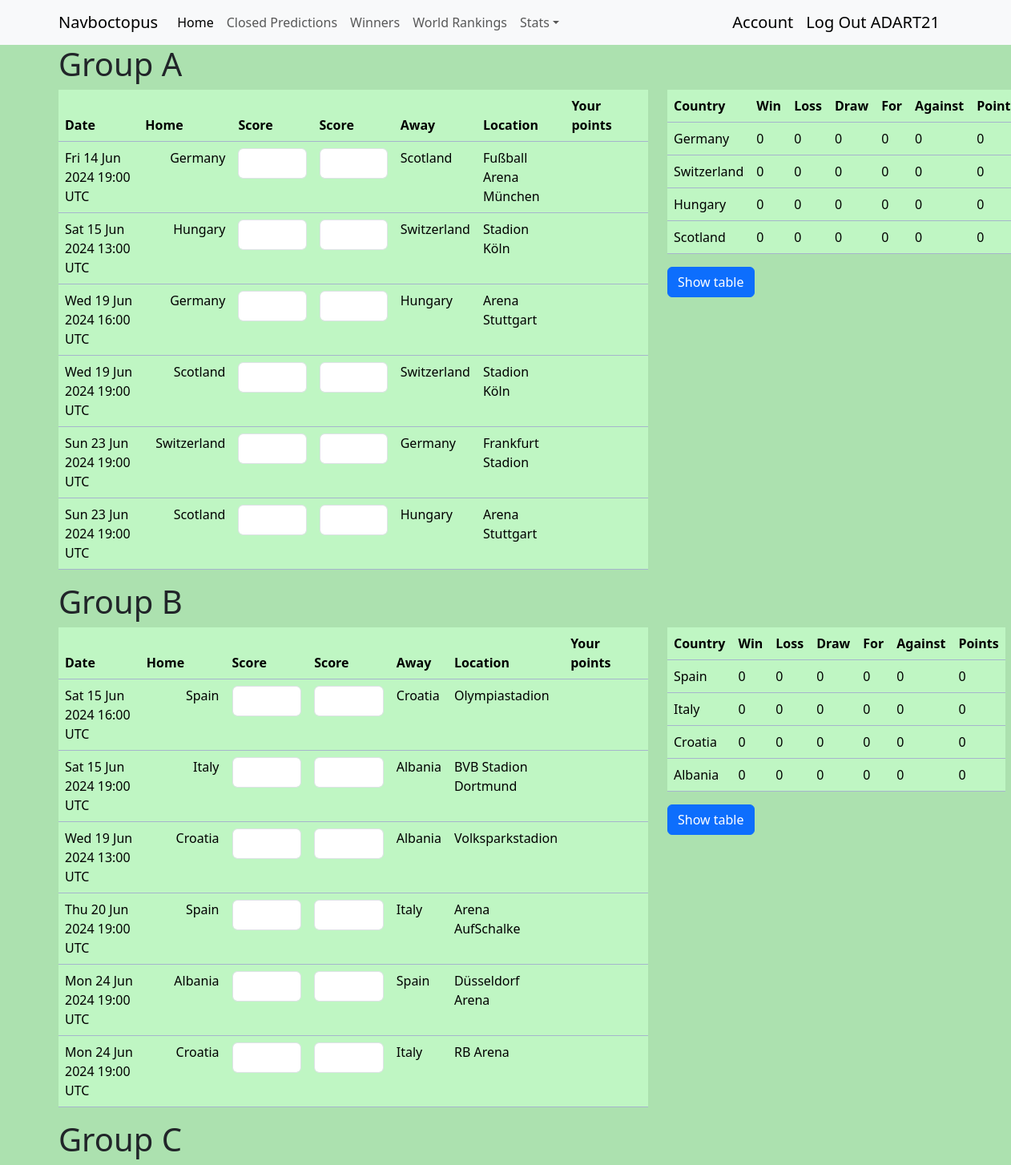
Screenshot of /actual_entry (signed in, upper part) with the database file from the repository.
### predictor/models.py (models this page shows, shortened)
class Prediction(models.Model):
    country = models.CharField(max_length=50,default=None,null=True)
    match_choice = models.ForeignKey(Score,on_delete=models.CASCADE)
    score = models.IntegerField(null=True,blank=True)
    score_aet = models.IntegerField(null=True,blank=True)
    penalties = models.IntegerField(null=True,blank=True)
    user = models.ForeignKey(User,on_delete=models.CASCADE)
    points = models.IntegerField(null=True)
    exact = models.IntegerField(null=True)
    actual = models.CharField(null=True,max_length=50)

class Score(models.Model):
    country = models.ForeignKey(Country,on_delete=models.CASCADE,blank=True,null=True,default=211)
    date = models.DateTimeField()
    match_number = models.ForeignKey(Match,on_delete=models.CASCADE)
    stage = models.CharField(max_length=20)
    home_away = models.CharField(max_length=20)
    location = models.CharField(max_length=50,default=None,null=True)
    group = models.ForeignKey(Group, verbose_name=("Group"),on_delete=models.CASCADE,null=True,blank=True)
    def __str__(self) -> str:
        try:
            name = f'Match {self.match_number} {self.country.short_name}'
        except:
            name = f'Match {self.match_number} {self.home_away}'
        return name

class Group(models.Model):
    letter = models.CharField(max_length=1)
    def __str__(self) -> str:
        return f'Group {self.letter}'

class Country(models.Model):
    name = models.CharField(max_length=28)
    fifa_ranking = models.IntegerField()
    fifa_points = models.DecimalField(decimal_places=1,max_digits=6)
    short_name = models.CharField(max_length=23)
    class Meta:
        verbose_name_plural = "countries"

### predictor/views.py (the view, shortened to what this page needs)
# urls.py: path('actual_entry',views.ActualView.as_view(),name='actual_entry'),
class ActualView(View):
    template_name = 'predictor/actual/actual.html'
    def get(self, request):
        context = get_group_tables(request,request.user)
        return render(request,self.template_name,context)

### predictor/models.py (called while the page is built)
    def __str__(self) -> str:
        return f'{self.match_number}'

### predictor/templates/predictor/actual/actual.html (shortened to what this page needs)
{% extends 'predictor/base.html' %}
{% block content %}
{% load static %}
<div class="container">
        <form action="{% url 'actual_entry' %}" method="post">
        {% for group in grouped %}
        <div class="row">
        <h1>{{group.0.0.match_choice.group}}</h1>
        <div class="col-8">
        <div
        class="table-responsive"
    >
    <table
    class="table table-primary"
    >
    <thead>
        <tr>
            <th class="col-2" scope="col">Date</th>
            <th class="col-2 justify-content-end" scope="col">Home</th>
            <th class="col-2" scope="col">Score</th>
            <th class="col-2" scope="col">Score</th>
            <th scope="col-2">Away</th>
            <th class="col-2" scope="col">Location</th>
            <th class="col-2" scope="col">Your points</th>
        </tr>
    </thead>
    <tbody>
        {% for match in group %}
            <tr class="">
                <td>{{match.0.match_choice.date|date:"D d M Y H:s e"}}</td>
                <td class="text-end">{{match.0.match_choice.country.name}}</td>
                <td><input class="form-control" type="number" name="{{match.0.match_choice.id}}" id="{{match.0.match_choice}}" min=0 value="{% if match.0.score != None %}{{match.0.score}}{% else %}{% endif %}"></td>
                <td><input class="form-control" type="number" name="{{match.1.match_choice.id}}" id="{{match.1.match_choice}}" min=0 value="{% if match.1.score != None %}{{match.1.score}}{% else %}{% endif %}"></td>
                <td>{{match.1.match_choice.country.name}}</td>
                <td>{{match.1.match_choice.location}}</td>
                <td>{% if match.0.points != None %}{{match.0.points}}{% else %}{% endif %}</td>
            </tr>
            {% endfor %}
        </tbody>
    </table>
</div>
</div>
<div class="col-4">
    <table
    class="table table-primary"
    >
    <thead>
        <tr>
            <th scope="col">Country</th>
            <th scope="col">Win</th>
            <th scope="col">Loss</th>
            <th scope="col">Draw</th>
            <th scope="col">For</th>
            <th scope="col">Against</th>
            <th scope="col">Points</th>
        </tr>
    </thead>
    <tbody>
    {% for result in stuff|slice:forloop.counter|last %}
    <tr>
        <td>{{result.country}}</td>
        <td>{{result.wins}}</td>
        <td>{{result.losses}}</td>
        <td>{{result.draws}}</td>
        <td>{{result.goals_for}}</td>
        <td>{{result.goals_against}}</td>
        <td>{{result.points}}</td>
        </tr>
        {% endfor %}
    </tbody>
    </table>
    <button
                    type="submit"
                    class="btn btn-primary"
                    name="groups"
                    value="groups"
                >
                    Show table
                </button>
</div>
</div>
{% endfor %}
</form>
</div>
{% endblock content %}

### predictor/templates/predictor/base.html (shortened to what this page needs)
<!DOCTYPE html>
<html lang="en">
<head>
    {% load static %}
    <link href="https://cdn.jsdelivr.net/npm/bootstrap@5.3.2/dist/css/bootstrap.min.css" rel="stylesheet"
>
        {% load static %}
        <link rel="stylesheet" href="{% static 'predictor\style\styles.css' %}">
</head>
<body>
    <nav
        class="navbar navbar-expand-sm navbar-light bg-light"
    >
        <div class="container">
            <a class="navbar-brand" href="{% url 'homepage' %}">Navboctopus</a>
            <div class="collapse navbar-collapse" id="collapsibleNavId">
                <ul class="navbar-nav me-auto mt-2 mt-lg-0">
                    <li class="nav-item">
                        <a class="nav-link active" href="{% url 'homepage' %}" aria-current="page"
                            >Home
                            </a
                        >
                    </li>
                    {% if user.is_authenticated %}
                    <li class="nav-item">
                        <a class="nav-link" href="{% url 'closed_predictions' %}" aria-current="page"
                            >Closed Predictions
                            </a
                        >
                    </li>
                    {% endif %}
                    <li class="nav-item">
                        <a class="nav-link" href="{% url 'winners' %}" aria-current="page"
                            >Winners
                            </a
                        >
                    </li>
                    <li class="nav-item">
                        <a class="nav-link" href="{% url 'world_rankings' %}" aria-current="page"
                            >World Rankings
                            </a
                        >
                    </li>
                    <li class="nav-item dropdown">
                        <a
                            class="nav-link dropdown-toggle"
                            href="#"
                            id="dropdownId"
                            data-bs-toggle="dropdown"
                            aria-haspopup="true"
                            aria-expanded="false"
                            >Stats</a
                        >
                    </li>
                </ul>
                <form class="d-flex my-2 my-lg-0">
                    {% if user.is_authenticated %}
                    <a class="navbar-brand" href="{% url 'account' %}" class="nav-link active" title="Account">Account</a>
                    <a class="navbar-brand" href="{% url 'logout' %}" class="nav-link active" title="Log Out">Log Out {{user.username}}</a>
                    {% else %}
                    <a class="navbar-brand" href="{% url 'login' %}" class="nav-link active" title="Login">Login</a>
                    {% comment %} <a class="navbar-brand" href="{% url 'sign_up_user' %}" class="nav-link active" title="sign up user">Sign Up</a> {% endcomment %}
                    {% endif %}
                </form>
            </div>
        </div>
    </nav>
    {% block content %}
    {% endblock content %}
</body>
</html>

### predictor/static/predictor/style/styles.css (style rules this page uses)
.table { --bs-table-bg:#BFF6C3; }
body { background-color: #ACE1AF; }

### rows the page displays
Prediction: match_choice.letter "Group A", match_choice.date "Fri 14 Jun 2024 19:00 UTC", match_choice.name "Germany", name "Scotland", location "Fußball Arena München"
Prediction: match_choice.date "Sat 15 Jun 2024 13:00 UTC", match_choice.name "Hungary", name "Switzerland", location "Stadion Köln"
Prediction: match_choice.date "Wed 19 Jun 2024 16:00 UTC", match_choice.name "Germany", name "Hungary", location "Arena Stuttgart"
Prediction: match_choice.date "Wed 19 Jun 2024 19:00 UTC", match_choice.name "Scotland", name "Switzerland", location "Stadion Köln"
Prediction: match_choice.date "Sun 23 Jun 2024 19:00 UTC", match_choice.name "Switzerland", name "Germany", location "Frankfurt Stadion"
Prediction: match_choice.date "Sun 23 Jun 2024 19:00 UTC", match_choice.name "Scotland", name "Hungary", location "Arena Stuttgart"
Country: country "Germany"
Country: country "Switzerland"
Country: country "Hungary"
Country: country "Scotland"
Prediction: match_choice.letter "Group B", match_choice.date "Sat 15 Jun 2024 16:00 UTC", match_choice.name "Spain", name "Croatia", location "Olympiastadion"
Prediction: match_choice.date "Sat 15 Jun 2024 19:00 UTC", match_choice.name "Italy", name "Albania", location "BVB Stadion Dortmund"
Prediction: match_choice.date "Wed 19 Jun 2024 13:00 UTC", match_choice.name "Croatia", name "Albania", location "Volksparkstadion"
Prediction: match_choice.date "Thu 20 Jun 2024 19:00 UTC", match_choice.name "Spain", name "Italy", location "Arena AufSchalke"
Prediction: match_choice.date "Mon 24 Jun 2024 19:00 UTC", match_choice.name "Albania", name "Spain", location "Düsseldorf Arena"
Prediction: match_choice.date "Mon 24 Jun 2024 19:00 UTC", match_choice.name "Croatia", name "Italy", location "RB Arena"
Country: country "Spain"
Country: country "Italy"
Country: country "Croatia"
Country: country "Albania"
Prediction: match_choice.letter "Group C"

### other values shown
{{ user.username }} "ADART21"
{{ result.wins }} "0" "0" "0" "0" "0" "0" "0" "0"
{{ result.losses }} "0" "0" "0" "0" "0" "0" "0" "0"
{{ result.draws }} "0" "0" "0" "0" "0" "0" "0" "0"
{{ result.goals_for }} "0" "0" "0" "0" "0" "0" "0" "0"
{{ result.goals_against }} "0" "0" "0" "0" "0" "0" "0" "0"
{{ result.points }} "0" "0" "0" "0" "0" "0" "0" "0"
